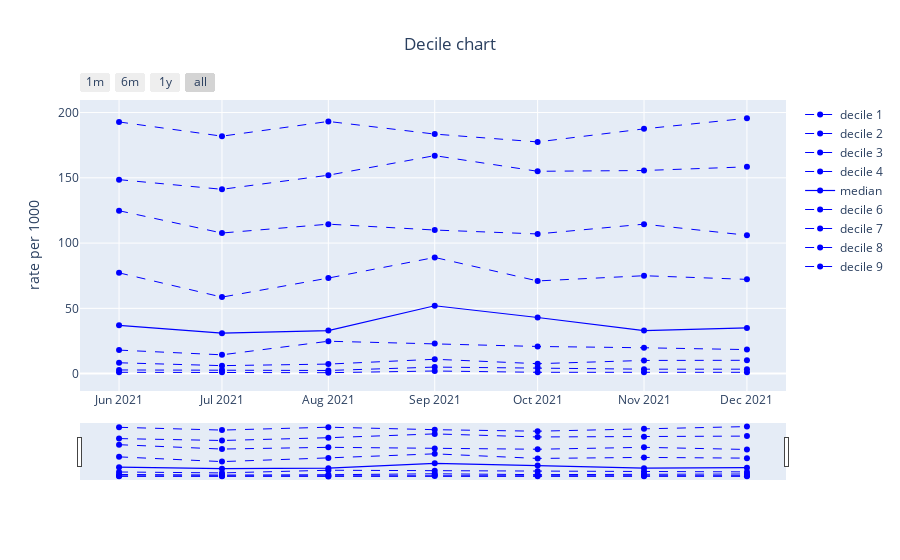

Write notebook code for a chart like this one.
### Code cell
practices_dict =calculate_statistics_practices(data_dict['practice'], practice_df,end_date)
print(f'Practices included entire period: {practices_dict["total"]["number"]} ({practices_dict["total"]["percent"]}%)')
print(f'Practices included within last year: {practices_dict["year"]["number"]} ({practices_dict["year"]["percent"]}%)')
print(f'Practices included within last 3 months: {practices_dict["months_3"]["number"]} ({practices_dict["months_3"]["percent"]}%)')
interactive_deciles_chart(data_dict['practice'], period_column='date', column='event', title='Decile chart',ylabel='rate per 1000')

### Figure 1 — Plotly figure (JSON) as saved in the notebook; plotly's stock layout.template omitted (floating-point values rounded to 4 significant figures)
{"data": [{"line": {"color": "blue", "dash": "dash", "width": 1}, "name": "decile 1", "type": "scatter", "x": ["2021-06-01T00:00:00", "2021-07-01T00:00:00", "2021-08-01T00:00:00", "2021-09-01T00:00:00", "2021-10-01T00:00:00", "2021-11-01T00:00:00", "2021-12-01T00:00:00"], "y": [1, 1, 0.7, 2, 1, 1, 1]}, {"line": {"color": "blue", "dash": "dash", "width": 1}, "name": "decile 2", "type": "scatter", "x": ["2021-06-01T00:00:00", "2021-07-01T00:00:00", "2021-08-01T00:00:00", "2021-09-01T00:00:00", "2021-10-01T00:00:00", "2021-11-01T00:00:00", "2021-12-01T00:00:00"], "y": [2.8, 2.8, 2.4, 5, 4.4, 3.4, 3.4]}, {"line": {"color": "blue", "dash": "dash", "width": 1}, "name": "decile 3", "type": "scatter", "x": ["2021-06-01T00:00:00", "2021-07-01T00:00:00", "2021-08-01T00:00:00", "2021-09-01T00:00:00", "2021-10-01T00:00:00", "2021-11-01T00:00:00", "2021-12-01T00:00:00"], "y": [8.3, 6.1, 7.3, 11.0, 7.6, 10.1, 10.2]}, {"line": {"color": "blue", "dash": "dash", "width": 1}, "name": "decile 4", "type": "scatter", "x": ["2021-06-01T00:00:00", "2021-07-01T00:00:00", "2021-08-01T00:00:00", "2021-09-01T00:00:00", "2021-10-01T00:00:00", "2021-11-01T00:00:00", "2021-12-01T00:00:00"], "y": [18.0, 14.4, 24.8, 23, 20.8, 19.8, 18.4]}, {"line": {"color": "blue", "dash": "solid", "width": 1.2}, "name": "median", "type": "scatter", "x": ["2021-06-01T00:00:00", "2021-07-01T00:00:00", "2021-08-01T00:00:00", "2021-09-01T00:00:00", "2021-10-01T00:00:00", "2021-11-01T00:00:00", "2021-12-01T00:00:00"], "y": [37, 31, 33, 52, 43, 33, 35]}, {"line": {"color": "blue", "dash": "dash", "width": 1}, "name": "decile 6", "type": "scatter", "x": ["2021-06-01T00:00:00", "2021-07-01T00:00:00", "2021-08-01T00:00:00", "2021-09-01T00:00:00", "2021-10-01T00:00:00", "2021-11-01T00:00:00", "2021-12-01T00:00:00"], "y": [77.2, 58.6, 73.2, 89, 71, 75.0, 72.2]}, {"line": {"color": "blue", "dash": "dash", "width": 1}, "name": "decile 7", "type": "scatter", "x": ["2021-06-01T00:00:00", "2021-07-01T00:00:00", "2021-08-01T00:00:00", "2021-09-01T00:00:00", "2021-10-01T00:00:00", "2021-11-01T00:00:00", "2021-12-01T00:00:00"], "y": [124.8, 107.7, 114.5, 110.0, 107, 114.5, 106.0]}, {"line": {"color": "blue", "dash": "dash", "width": 1}, "name": "decile 8", "type": "scatter", "x": ["2021-06-01T00:00:00", "2021-07-01T00:00:00", "2021-08-01T00:00:00", "2021-09-01T00:00:00", "2021-10-01T00:00:00", "2021-11-01T00:00:00", "2021-12-01T00:00:00"], "y": [148.6, 141.2, 152, 167, 155, 155.6, 158.4]}, {"line": {"color": "blue", "dash": "dash", "width": 1}, "name": "decile 9", "type": "scatter", "x": ["2021-06-01T00:00:00", "2021-07-01T00:00:00", "2021-08-01T00:00:00", "2021-09-01T00:00:00", "2021-10-01T00:00:00", "2021-11-01T00:00:00", "2021-12-01T00:00:00"], "y": [192.8, 181.9, 193.2, 183.5, 177.5, 187.5, 195.6]}], "layout": {"hovermode": "x", "title": {"text": "Decile chart", "x": 0.5}, "xaxis": {"rangeselector": {"buttons": [{"count": 1, "label": "1m", "step": "month", "stepmode": "backward"}, {"count": 6, "label": "6m", "step": "month", "stepmode": "backward"}, {"count": 1, "label": "1y", "step": "year", "stepmode": "backward"}, {"step": "all"}]}, "rangeslider": {"visible": true}, "type": "date"}, "yaxis": {"title": {"text": "rate per 1000"}}}}
